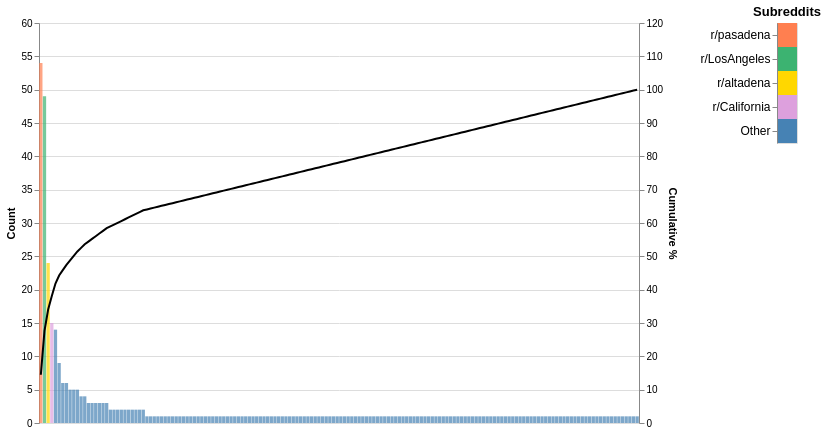

Source (notebook cell):
### Code cell
# Show the Subreddit histogram and cumulative %

import altair as alt

counts = posts_df['Subreddit'].value_counts()
counts_sorted = counts.sort_values(ascending=False).reset_index()
counts_sorted.columns = ["label", "count"]
counts_sorted["rank"] = range(len(counts_sorted))
counts_sorted["cum_pct"] = counts_sorted["count"].cumsum() / counts_sorted["count"].sum() * 100

max_count = counts_sorted["count"].max()

# Colors
color_list = ["coral", "mediumseagreen", "gold", "plum"] + ["steelblue"] * (len(counts_sorted) - 4)
counts_sorted["color"] = color_list

# Bar chart (left y-axis)
bars = alt.Chart(counts_sorted).mark_bar(opacity=0.7).encode(
    x=alt.X("rank:O", axis=None, sort=None),
    y=alt.Y("count:Q", title="Count", scale=alt.Scale(domain=[0, 60])),
    color=alt.Color("color:N", scale=None, legend=None)
)

# Cumulative % line (right y-axis)
line = alt.Chart(counts_sorted).mark_line(color="black", strokeWidth=2).encode(
    x=alt.X("rank:O", sort=None),
    y=alt.Y("cum_pct:Q", title="Cumulative %", scale=alt.Scale(domain=[0, 120]))
)

# Combine with independent y scales
chart = alt.layer(bars, line).resolve_scale(
    y="independent"
).properties(
    width=600,
    height=400,
)

# Legend - add Other and reverse order
legend_df = counts_sorted.head(4).copy()
legend_df["label"] = "r/" + legend_df["label"]
other_row = pd.DataFrame({"label": ["Other"], "color": ["steelblue"]})
legend_df = pd.concat([legend_df[["label", "color"]], other_row], ignore_index=True)
legend_df = legend_df.iloc[::-1].reset_index(drop=True)  # reverse order
legend_order = legend_df["label"].tolist()

legend_chart = alt.Chart(legend_df).mark_rect(size=200).encode(
    y=alt.Y("label:N", title=None, axis=alt.Axis(labelFontSize=12), sort=legend_order[::-1]),
    color=alt.Color("color:N", scale=None)
).properties(title="Subreddits", width=20, height=120)

final = chart | legend_chart
final

### Figure 1 — Vega-Lite specification as saved in the notebook (floating-point values rounded to 4 significant figures; data arrays with more than 128 entries replaced by an {"elided": "..."} marker saying what was removed)
{"config": {"view": {"continuousWidth": 300, "continuousHeight": 300}}, "hconcat": [{"layer": [{"mark": {"type": "bar", "opacity": 0.7}, "encoding": {"color": {"field": "color", "legend": null, "scale": null, "type": "nominal"}, "x": {"axis": null, "field": "rank", "sort": null, "type": "ordinal"}, "y": {"field": "count", "scale": {"domain": [0, 60]}, "title": "Count", "type": "quantitative"}}}, {"mark": {"type": "line", "color": "black", "strokeWidth": 2}, "encoding": {"x": {"field": "rank", "sort": null, "type": "ordinal"}, "y": {"field": "cum_pct", "scale": {"domain": [0, 120]}, "title": "Cumulative %", "type": "quantitative"}}}], "data": {"name": "data-142d3a5ad44bf2727778242d338268da"}, "height": 400, "resolve": {"scale": {"y": "independent"}}, "width": 600}, {"data": {"name": "data-2363a93d2972d5cc9b539ff044e0d4d1"}, "mark": {"type": "rect", "size": 200}, "encoding": {"color": {"field": "color", "scale": null, "type": "nominal"}, "y": {"axis": {"labelFontSize": 12}, "field": "label", "sort": ["r/pasadena", "r/LosAngeles", "r/altadena", "r/California", "Other"], "title": null, "type": "nominal"}}, "height": 120, "title": "Subreddits", "width": 20}], "$schema": "https://vega.github.io/schema/vega-lite/v6.1.0.json", "datasets": {"data-142d3a5ad44bf2727778242d338268da": {"elided": "164 records"}, "data-2363a93d2972d5cc9b539ff044e0d4d1": [{"label": "Other", "color": "steelblue"}, {"label": "r/California", "color": "plum"}, {"label": "r/altadena", "color": "gold"}, {"label": "r/LosAngeles", "color": "mediumseagreen"}, {"label": "r/pasadena", "color": "coral"}]}}
